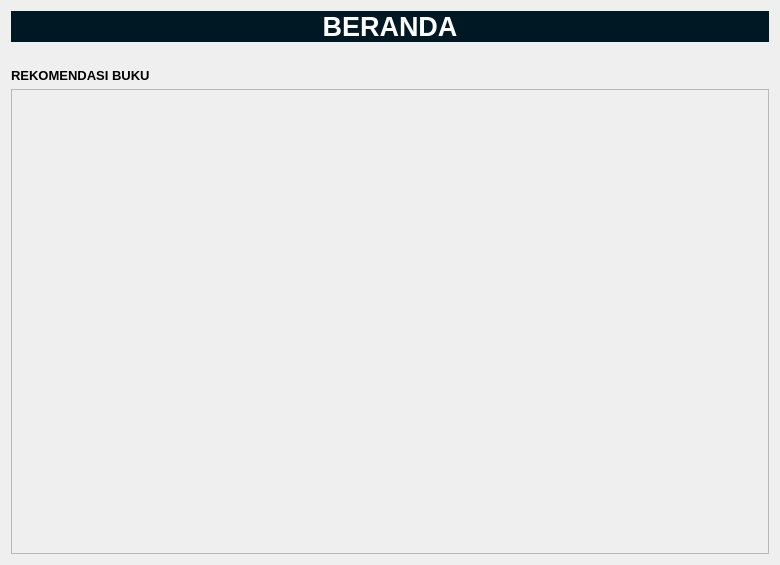
<?xml version="1.0" encoding="UTF-8"?>
<ui version="4.0">
 <class>BukuFiksi</class>
 <widget class="QWidget" name="BukuFiksi">
  <property name="geometry">
   <rect>
    <x>0</x>
    <y>0</y>
    <width>780</width>
    <height>565</height>
   </rect>
  </property>
  <property name="windowTitle">
   <string>Fiction Book Category</string>
  </property>
  <layout class="QVBoxLayout" name="verticalLayout">
   <item>
    <widget class="QLabel" name="headerTitle">
     <property name="font">
      <font>
       <pointsize>20</pointsize>
       <bold>true</bold>
      </font>
     </property>
     <property name="styleSheet">
      <string notr="true">color: rgb(255, 255, 255); background-color: rgb(0, 24, 35);</string>
     </property>
     <property name="text">
      <string>BERANDA</string>
     </property>
     <property name="textFormat">
      <enum>Qt::TextFormat::AutoText</enum>
     </property>
     <property name="alignment">
      <set>Qt::AlignmentFlag::AlignCenter</set>
     </property>
    </widget>
   </item>
   <item>
    <widget class="QLabel" name="label">
     <property name="text">
      <string notr="true"/>
     </property>
     <property name="textFormat">
      <enum>Qt::TextFormat::AutoText</enum>
     </property>
     <property name="pixmap">
      <pixmap>Glow.png</pixmap>
     </property>
     <property name="scaledContents">
      <bool>false</bool>
     </property>
     <property name="alignment">
      <set>Qt::AlignmentFlag::AlignRight|Qt::AlignmentFlag::AlignTrailing|Qt::AlignmentFlag::AlignVCenter</set>
     </property>
     <property name="wordWrap">
      <bool>true</bool>
     </property>
    </widget>
   </item>
   <item>
    <widget class="QLabel" name="label_2">
     <property name="text">
      <string>&lt;html&gt;&lt;head/&gt;&lt;body&gt;&lt;p&gt;&lt;span style=&quot; font-size:10pt; font-weight:700;&quot;&gt;REKOMENDASI BUKU&lt;/span&gt;&lt;/p&gt;&lt;/body&gt;&lt;/html&gt;</string>
     </property>
    </widget>
   </item>
   <item>
    <widget class="QScrollArea" name="scrollArea">
     <property name="enabled">
      <bool>true</bool>
     </property>
     <property name="maximumSize">
      <size>
       <width>800</width>
       <height>800</height>
      </size>
     </property>
     <property name="baseSize">
      <size>
       <width>0</width>
       <height>0</height>
      </size>
     </property>
     <property name="acceptDrops">
      <bool>false</bool>
     </property>
     <property name="layoutDirection">
      <enum>Qt::LayoutDirection::LeftToRight</enum>
     </property>
     <property name="widgetResizable">
      <bool>true</bool>
     </property>
     <widget class="QWidget" name="scrollAreaWidgetContents">
      <property name="geometry">
       <rect>
        <x>0</x>
        <y>0</y>
        <width>760</width>
        <height>457</height>
       </rect>
      </property>
     </widget>
    </widget>
   </item>
  </layout>
 </widget>
 <resources/>
 <connections/>
</ui>
